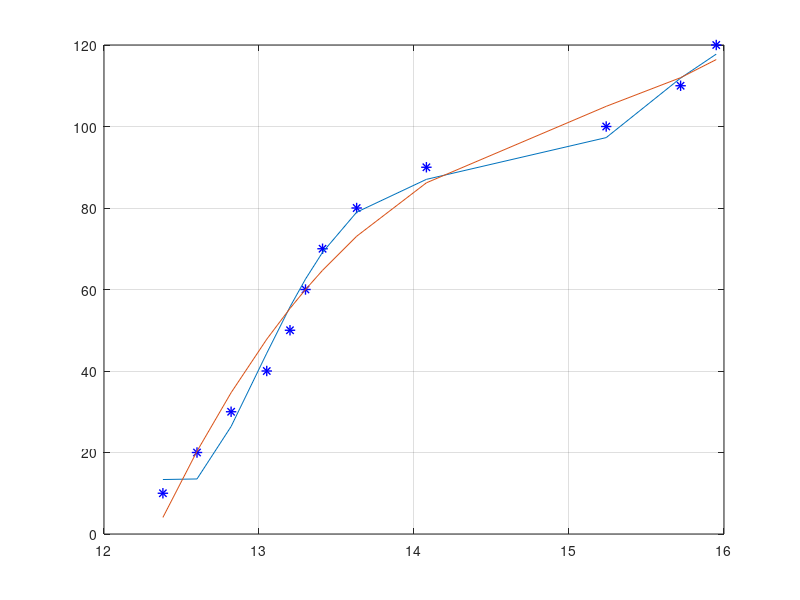

The MATLAB source for this figure:
#pkg unload control 
pkg load optim


## Charge
c5 = [12.6, 12.77, 12.95, 13.2, 13.39, 13.53, 13.675, 14.02, 15.27, 15.96, 16.25, 16.38];
c10 = [12.38, 12.6, 12.82, 13.05, 13.2, 13.3, 13.41, 13.63, 14.08, 15.24, 15.72, 15.95];
c20 = [12.05, 12.42, 12.69, 12.89, 13.015, 13.12, 13.18, 13.3, 13.58, 14.15, 15.17, 15.54];
c40 = [11.8, 12.25, 12.55, 12.72, 12.82, 12.92, 12.95, 13.0, 13.15, 13.5, 14.5, 15.08];

## Rest
rest = [11.7, 11.915, 12.115, 12.24, 12.32, 12.415, 12.5, 12.6, 12.59, 12.61];

## Discharge
d100 = [12.66, 12.66, 12.64, 12.605, 12.54, 12.48, 12.38, 12.28, 12.12, 11.925, 11.7];
d20 = [12.604, 12.545, 12.54, 12.5, 12.42, 12.323, 12.22, 12.1, 11.915, 11.7, 11.45];
d10 = [12.485, 12.425, 12.35, 12.248, 12.13, 12.004, 11.88, 11.695, 11.48, 11.28, 11];
d5 = [12.065, 12.0, 11.917, 11.81, 11.69, 11.522, 11.385, 11.18, 10.91, 10.602, 10.2];
d3 = [11.78, 11.7, 11.61, 11.495, 11.325, 11.145, 10.98, 10.715, 10.39, 9.97, 9.48];

percent = [10, 20, 30, 40, 50, 60, 70, 80, 90, 100, 110, 120];
percent11 = [110, 100, 90, 80, 70, 60, 50, 40, 30, 20, 10];
percentRest = [10, 20, 30, 40, 50, 60, 70, 80, 90, 100];


###############################
########## Fit c5 #############
###############################
#leasqr()

x = c10;
y = percent;

# FIFTH ORDER
#F = @(x, p) p(1) * x.^5 + p(2) * x.^4 + p(3) * x.^3 + p(4) * x.^2 + p(5) * x.^1;
#p = [1, 1, 1, 1, 1]

value = 8

# SIXTH ORDER 
 F = @(x, p) (x - p(1)).* (x - p(2)).* (x - p(3)).* (x - p(4)).* (x - p(5)).* (x - p(6)) + p(7);
 p = [value, value, value, value, value, value, value]
#p = fit
 
# TWELVTH ORDER 
# F = @(x, p) (x - p(1)).* (x - p(2)).* (x - p(3)).* (x - p(4)).* (x - p(5)).* (x - p(6)).* (x - p(7)).* (x - p(8)).* (x - p(9)).* (x - p(10)).* (x - p(11)).* (x - p(12)) + p(13);
# p = [value, value, value, value, value, value, value, value, value, value, value, value, value]
#p = fit
 
# FOURTH ORDER
#F = @(x, p) p(1) * x.^4 + p(2) * x.^3 + p(3) * x.^2 + p(4) * x.^1;
#p = [1, 1, 1, 1]

# THIRD ORDER
# F = @(x, p) p(1) * x.^3 + p(2) * x.^2 + p(3) * x;
# p = [1, 1, 1]

# SECOND ORDER
# F = @(x, p) p(1) * x.^2 + p(2) * x;
# p = [1, 1]

#global verbose;
# verbose = 1;
[data, fit] = leasqr(x, y, p, F);

figure(4)
hold on
grid on
box on
plot(x, y, 'b*', 'LineWidth', 1, 'MarkerSize', 7.5)


# SIXTH ORDER 
#plot(x,  (x - fit(1, 1)).* (x - fit(2, 1)).* (x - fit(3, 1)).* (x - fit(4, 1)).* (x - fit(5, 1)).* (x - fit(6, 1)) + fit(7, 1))
# Low precision
plot(x, (x - 14.387).* (x - 11.986).* (x - 14.326).* (x - 14.350).* (x - 17.222).* (x - 17.429) + 87.479)

# TWELVTH ORDER 
#plot(x,  (x - fit(1, 1)).* (x - fit(2, 1)).* (x - fit(3, 1)).* (x - fit(4, 1)).* (x - fit(5, 1)).* (x - fit(6, 1)) .* (x - fit(7, 1)) .* (x - fit(8, 1)) .* (x - fit(9, 1)) .* (x - fit(10, 1)) .* (x - fit(11, 1)) .* (x - fit(12, 1)) + fit(13, 1))
# Low precision
#plot(x, (x - 14.387).* (x - 11.986).* (x - 14.326).* (x - 14.350).* (x - 17.222).* (x - 17.429) + 87.479)

# FIFTH ORDER
# plot(x, fit(1, 1) * x.^5 + fit(2, 1) * x.^4 + fit(3, 1) * x.^3 + fit(4, 1) * x.^2 + fit(5, 1) * x.^1)
# Fifth order low precision
# plot(x, 4.2724*10^(-02) * x.^5 + -2.1288 * x.^4 + 3.7995 * 10 * x.^3 + -2.7961 * 100 * x.^2 + 6.7309 * 100 * x.^1)
   
# FOURTH ORDER
# plot(x, fit(1, 1) * x.^4 + fit(2, 1) * x.^3 + fit(3, 1) * x.^2 + fit(4, 1) * x.^1)
# Fourth order low precision
plot(x, 0.25724 * x.^4 + -11.68739 * x.^3 + 177.39325 * x.^2 + -892.62972 * x.^1)

# THIRD ORDER
# plot(x, fit(1, 1) * x.^3 + fit(2, 1) * x.^2 + fit(3, 1) * x)

# SECOND ORDER
# plot(x, fit(1, 1) * x.^2 + fit(2, 1) * x.^1)
# Second order with reduced precision
# plot(x, 1.3226 * x.^2 + -14.2979 * x.^1)
